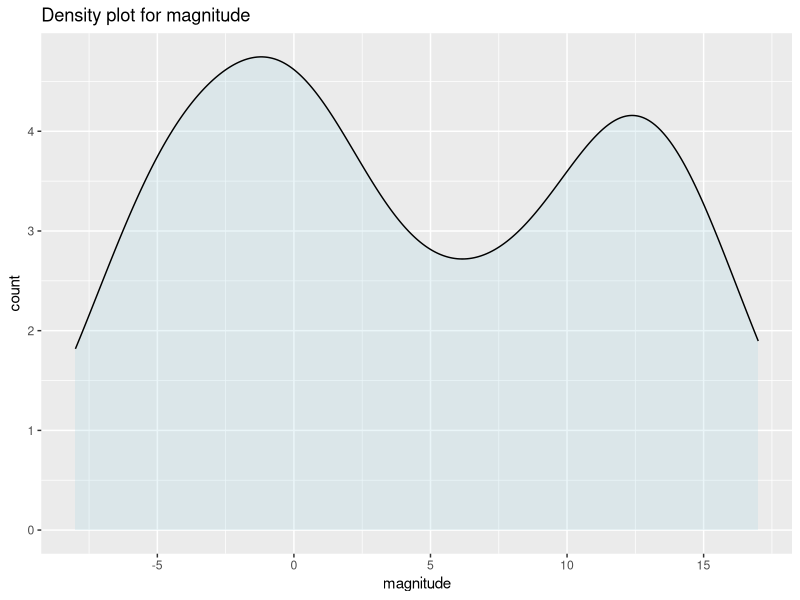
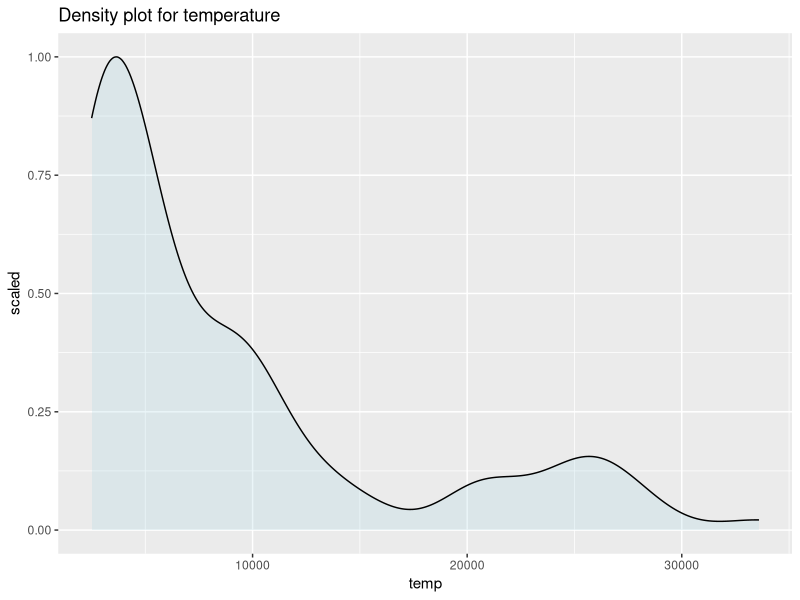
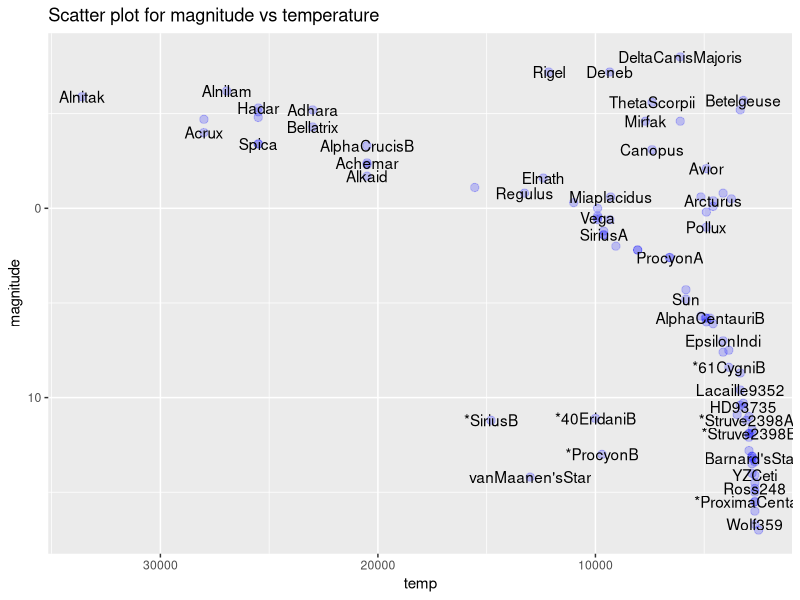
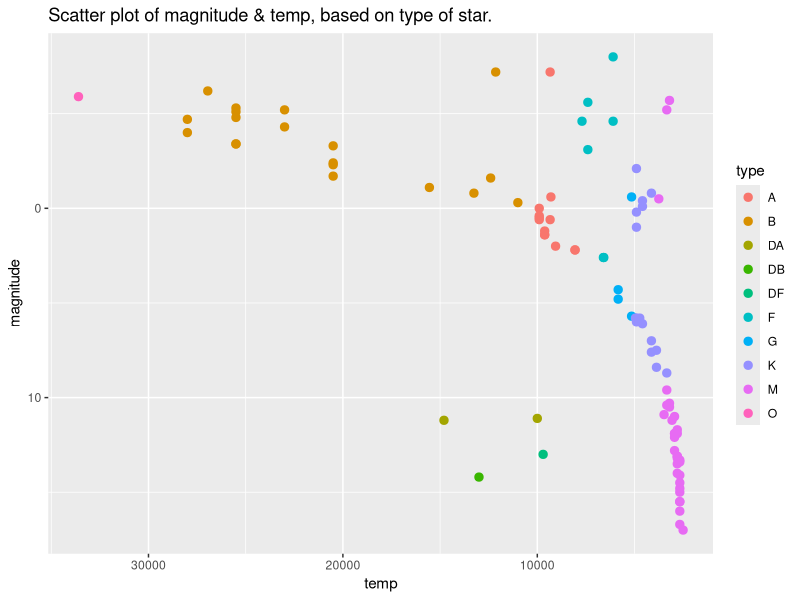

Recreate these plots in R, in order.
#' ---
#' title: "Star Properties"
#' author: "Prasham Bhuta"
#' date: "June 4, 2020"
#' ---

#' # Properties of star excercises
#' ## Loading the dataframe
library(tidyverse)
library(dslabs)
data(stars)
options(digits = 3)

#' ## Getting summary of the dataframe
summary(stars)
str(stars)

#' ## Analysis 1
#' * Mean magnitude is: 4.26
#' * Standard deviation is: 7.35
# Calculate the standard deviation
sd_magnitude <- stars %>% select(magnitude) %>% 
    summarise(sd = sd(magnitude)) %>% 
    .$sd
print(sd_magnitude)

#' ## Make a density plot of magnitude
#' ### Analysis
#' * There are 2 peaks, one at -1 and another at +12.5
# Density plot for magnitude
stars %>% select(magnitude) %>% ggplot(aes(magnitude, y=..count..)) + 
    geom_density(alpha = 0.25, fill='lightblue') +
    scale_x_continuous(breaks = c(-5,0,5,10,15)) +
    ggtitle("Density plot for magnitude")

#' ## Distribution for star temperature
#' ### Analysis
#' * Most stars are low temperature
# Density plot for temperature
stars %>%
    select(temp) %>%
    ggplot(aes(temp, y =..scaled..)) +
    geom_density(alpha=0.25, fill='lightblue') +
    ggtitle("Density plot for temperature")

#' ## Scatter plot of magnitude vs temperature
#' ### Analysis
#' * Temperature increases as luminosity increases i.e. magnitude decreases.
# Scatter plot 
p <- stars %>% ggplot(aes(temp, magnitude)) + 
    geom_point(color='blue', size=2.5, alpha = 0.2 ) +
    ggtitle("Scatter plot for magnitude vs temperature")

# Inverting the axis to correlate luminosity and temp
p <- p + scale_y_reverse() + 
    scale_x_log10() +
    scale_x_reverse()

#' ### How many white-dwarf (low luminous & high temp stars) are there? **4**
white_dwarfs <- stars %>% filter(temp>mean(temp) & magnitude>10)
print(count(white_dwarfs))

#' ### Mean temp of red giants (not white-dwarfs & not main sequence)? **5799**
red_giants <- stars %>% filter(magnitude < 0 & temp < 10000)
print(mean(red_giants$temp))

#' ### Add text label to identify each star.
# Adding labels
p <- p + geom_text(aes(label = star), check_overlap = TRUE)
p

#' ### Scatter plot with color as type of star
p <- stars %>% ggplot(aes(temp, magnitude, color = type)) +
    geom_point( size = 2.5) +
    scale_y_reverse() +
    scale_x_log10() +
    scale_x_reverse() +
    ggtitle("Scatter plot of magnitude & temp, based on type of star.")
p
#' ### Analysis
#' * `M` star type has the lowest temperature and luminosity.
#' * `O` star type has the highest temperature.
